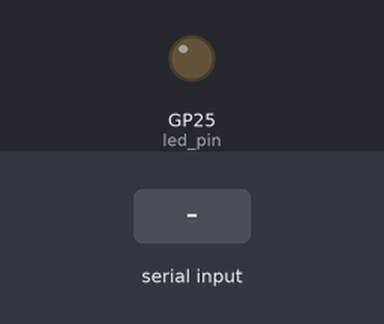
A program run on a simulated Raspberry Pi Pico running MicroPython. Shown: output pins drawn as LEDs (lit = HIGH). The inputs (shaded band) are chosen by the test bench.

Above: at 1.2 s.
1.3 s: "H" received over the second serial link
At 2.2 s:
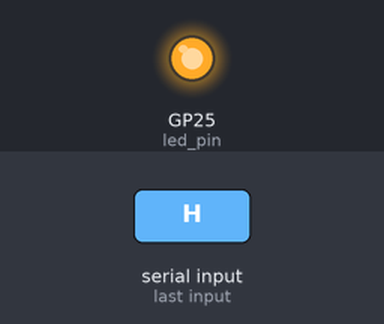
2.8 s: "L" received over the second serial link
At 3.3 s:
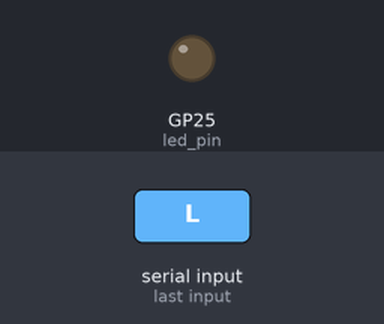
Timing chart, 0 to 5.8 s (numbered marks = the images above; inputs shaded):
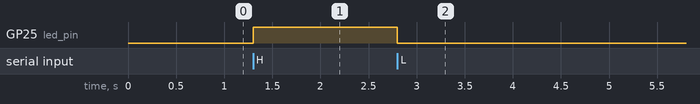

Measured:
- after the input at 1.3 s, GP25 (led_pin): LOW → HIGH at once
- after the input at 2.8 s, GP25 (led_pin): HIGH → LOW at once

The program:

WebSerial.py
```python
from machine import Pin, UART
import uos

led_pin = Pin("LED", Pin.OUT)  # Change the pin number to your board's LED pin
uart = UART(1, 9600)  # UART 1, and baud rate of 9600

def read_serial():
    if uart.any():  # Check if any data is available
        chr = uart.read(1)  # Read one byte
        if chr == b'H':
            led_pin.value(1)
        elif chr == b'L':
            led_pin.value(0)

while True:
    read_serial()
```
